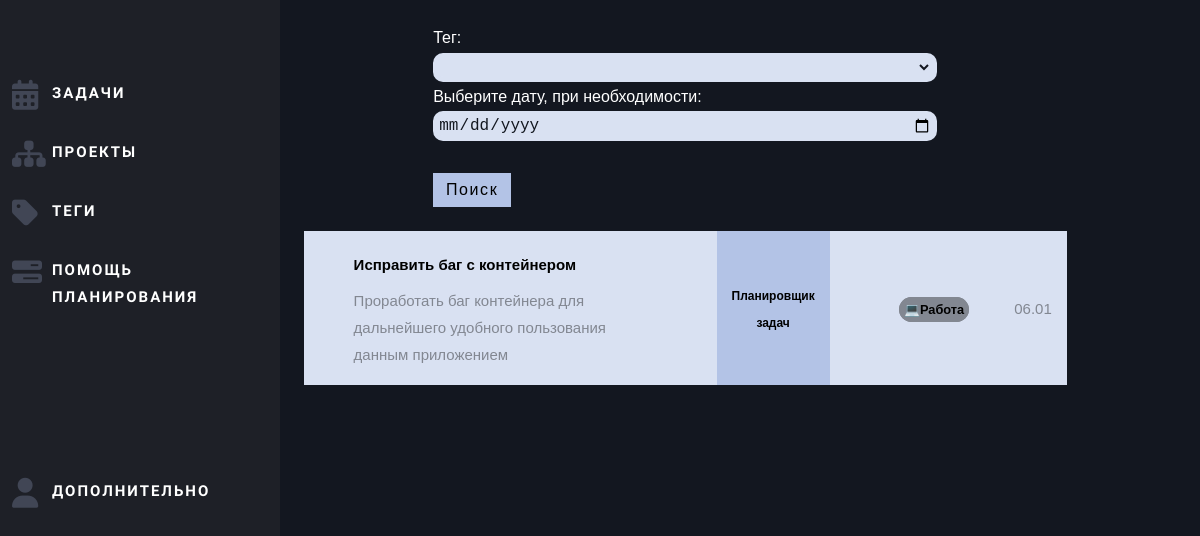
/tags/💻Работа/all, run on an earlier commit of the app's database.
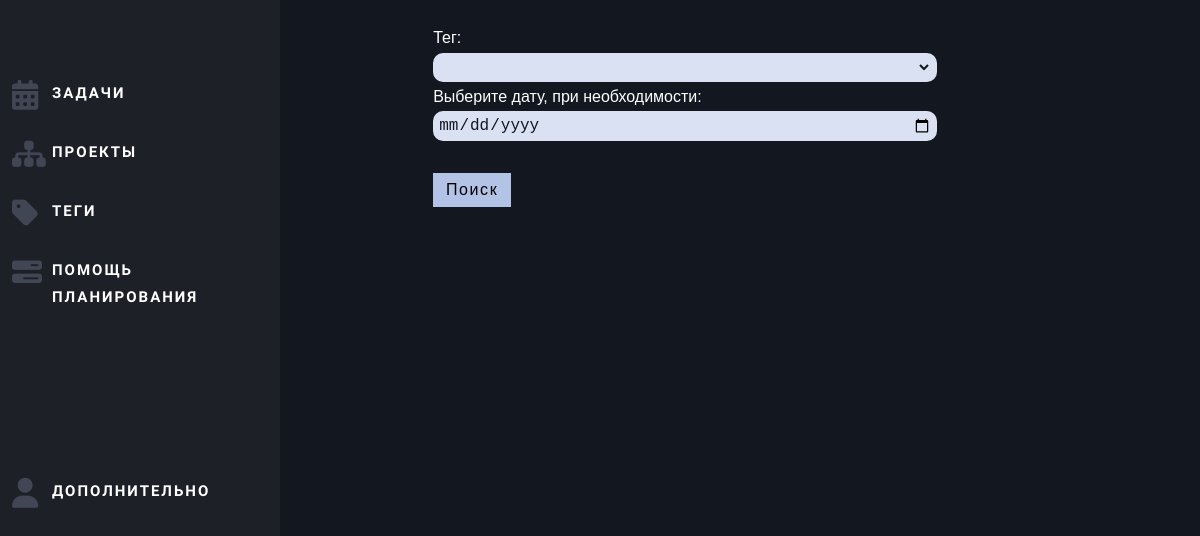
And on a later commit of the database.
### mainpage/models.py (models this page shows, shortened)
class Tasks(models.Model):
    tag_choices = (("💻Работа", '💻Работа'), ("🏆Спорт", "🏆Спорт"),
                   ("👫Семья", "👫Семья"), ("🎧Личная", "🎧Личная"),
                   ("🎓Обучение", "🎓Обучение"), ("🏰Дом", "🏰Дом"),
                   ("🧬Здоровье", "🧬Здоровье"), ("🌋Путешествия", "🌋Путешествия"),
                   ("🎮Отдых", "🎮Отдых"), ("🍕Покупки", "🍕Покупки"),
                   ("🎪Мероприятия", "🎪Мероприятия"), ("🚇Другое", "🚇Другое"), ("", ""))
    id = models.UUIDField(primary_key=True, default=uuid.uuid4, editable=False)
    title = models.CharField("Название задачи", max_length=100)
    task = models.CharField("Задача", max_length=300)
    teg = models.CharField("Тег", max_length=12, choices=tag_choices, default="")
    date = models.DateField('Дата Задачи')
    is_global = models.BooleanField('Отнести к задаче')
    global_task = models.CharField("Глобальная задача", blank=True, max_length=100)
    is_archive = models.BooleanField('В архиве')
    class Meta:
        verbose_name = "Задача"
        verbose_name_plural = "Задачи"

### mainpage/views.py (the view, shortened to what this page needs)
# urls.py: path(r'tags/<parameter>/<parameter2>', views.tags, name='tags'),
def tags(request, parameter, parameter2):
    if parameter2 == "all":
        if parameter == "more":
            tasks = Tasks.objects.order_by("date").filter(
                date__range=[datetime.date.today(), datetime.date.today() + datetime.timedelta(120)])
        else:
            task = Tasks.objects.order_by("date").filter(
                date__range=[datetime.date.today(), datetime.date.today() + datetime.timedelta(120)])
            tasks = task.filter(teg=parameter)
    else:
        if parameter == "more":
            tasks = Tasks.objects.order_by("date").filter(date=parameter2)
        else:
            task = Tasks.objects.order_by("date").filter(date=parameter2)
            tasks = task.filter(teg=parameter)
    form = TagsForm()
    return render(request, 'mainpage/tags.html', {'tasks': tasks, 'form': form})

### mainpage/forms.py
class TagsForm(ModelForm):
    date = DateField(label='Выберите дату, при необходимости', required=False,
                     input_formats=['%d/%m/%Y %H:%M'],
                     widget=DateInput(attrs={
                         'type': 'date',
                         'min': "2022-01-01",
                         'max': "2030-12-31",
                     })
                     )
    class Meta:
        model = Tasks
        fields = ['teg']

### mainpage/templates/mainpage/tags.html (shortened to what this page needs)
{%  extends 'mainpage/index.html' %}
{% load static  %}
{% block content %}
<link rel="stylesheet" href="{% static 'mainpage/css/plan.css' %}">
<body>
<div class="box">
	 <form method="post" style="width:50%; margin-left: 15%; padding: 0.5em 2em; color:#fff; font-family: 'Work Sans', sans-serif;">
		 {{ form.as_p }}
		 <button class="modal__btn" type="submit" style="font-family: 'Work Sans', sans-serif; background:#b3c3e6; color:#000;">Поиск</button>
      </form>
    {% for el in tasks %}
    {% if not el.is_archive %}
          <tr>
	      	<table class="bg_white" role="presentation" cellpadding="0" cellspacing="0" width="70%">
					  <tr style="border-bottom: 1px solid rgba(0,0,0,.05);">
					  	<td valign="middle" width="65%" style="text-align:left; padding: 0 2em;">
					  		<div class="product-entry">
					  			<div class="text">
                                  <span><strong>{{ el.title }}</strong></span>
					  				<p>{{ el.task }}</p>
					  			</div>
					  		</div>
					  	</td>
                        {% if el.is_global %}
                        <td  valign="middle" width="10%" style="text-align:center; background: #b3c3e6; padding: 0 1em;">
                            <span class="price" style="color: #000; font-size: 1.5rem; font-family: 'Work Sans', sans-serif;"><strong>{{ el.global_task }}</strong></span>
                        </td>
                        {% endif %}
					  	<td valign="middle" width="25%" style="text-align:right; padding: 0 2em;">
					  		<span class="price" style="color: #000; font-size: 1.6rem; border: 0.7rem solid #828791; border-radius: 16px; background: #828791;"><strong>{{ el.teg }}</strong></span>
					  	</td>
						  <td valign="middle" width="10%" style="text-align:center; padding: 0 1em;">{{ el.date|date:"d.m" }}
					  	</td>
					  </tr>
	      	</table>
	      </tr>
    {% endif %}
    {% endfor %}
</div>
</body>
{% endblock %}

### mainpage/templates/mainpage/index.html (shortened to what this page needs)
{% load static  %}
<!DOCTYPE html>
<html lang="en" >
<head>
  <link href="//netdna.bootstrapcdn.com/font-awesome/4.0.3/css/font-awesome.css" rel="stylesheet">
<link rel="stylesheet" href="https://cdnjs.cloudflare.com/ajax/libs/normalize/5.0.0/normalize.min.css">
<link rel="stylesheet" href="{% static 'mainpage/css/style.css' %}">
</head>
<body>
<aside class="sidenav">
    <ul class="main-buttons">
      <li>
        <i class="fa fa-calendar fa-2x"></i>
        Задачи
      </li>
      <li>
        <i class="fa fa-sitemap fa-2x"></i>
        Проекты
      </li>
      <li>
        <i class="fa fa-tag fa-2x"></i>
         Теги
      </li>
        <li>
        <i class="fa fa-tasks fa-2x"></i>
         Помощь планирования
      </li>
        <br><br><br><br><br>
        <li>
        <i class="fa fa-user fa-2x"></i>
         Дополнительно
      </li>
    </ul>
</aside>
    <main>
        {% block content %}
        {% endblock %}
    </main>
</body>
</html>

### mainpage/static/mainpage/css/style.css (style rules this page uses)
.sidenav { position: fixed; width: 280px; height: 100%; background-color: #1E2027; }
.sidenav .main-buttons { list-style-type: none; margin: 64px 0; padding: 0; color: #fff; }
.sidenav .main-buttons li { text-transform: uppercase; letter-spacing: 2px; font-family: 'Open Sans', sans-serif; font-size: 15px; font-weight: 600; }
.sidenav .main-buttons > li { padding: 16px 52px; -moz-box-sizing: border-box; -webkit-box-sizing: border-box; box-sizing: border-box; }
.sidenav .main-buttons > li .fa { position: absolute; left: 12px; color: #414655; }
body { background-color: #caccd6; line-height: 30px; }
html, body { height: 100%; }

### mainpage/static/mainpage/css/plan.css (style rules this page uses)
*, *::after, *::before { margin: 0; padding: 0; box-sizing: border-box; }
html { font-size: 50%; }
body { --light: hsl(220, 50%, 90%); --primary: hsl(255, 30%, 55%); --focus: hsl(210, 90%, 50%); --global-background: hsl(220, 25%, 10%); --background: linear-gradient(to right, hsl(210, 30%, 20%), hsl(255, 30%, 25%)); font-family: -apple-system, BlinkMacSystemFont, 'Segoe UI', 'Open Sans', sans-serif; color: var(--light); background: var(--global-background); }
.box { display: flex; flex-direction: column; align-items: center; padding: 2rem 4rem 2rem; }
.box:not(:first-child) { height: 45rem; }
.modal__btn { margin-top: 4rem; padding: 1rem 1.6rem; border: 1px solid var(--border-color); color: inherit; background: transparent; font-size: 2rem; font-family: inherit; letter-spacing: .2rem; transition: .2s; cursor: pointer; }
.modal__btn:nth-of-type(1) { margin-right: 1rem; }
form { font-size: 2rem; width: 100%; }
input { font-size: 2rem; width: 100%; background: var(--light); color: var(--global-background); border: 5px solid var(--light); border-radius: 10px; }
select { font-size: 2rem; width: 100%; background: var(--light); color: var(--global-background); border: 5px solid var(--light); border-radius: 10px; }
body { font-family: 'Work Sans', sans-serif; font-weight: 400; font-size: 15px; line-height: 1.8; color: rgba(0,0,0,.4); }

What changed in the data, as far as the page shows it:
removed Tasks: title "Исправить баг с контейнером", task "Проработать баг контейнера для дальнейшего удобного пользования данным приложением", global_task "Планировщик задач", teg "💻Работа", date "06.01"
